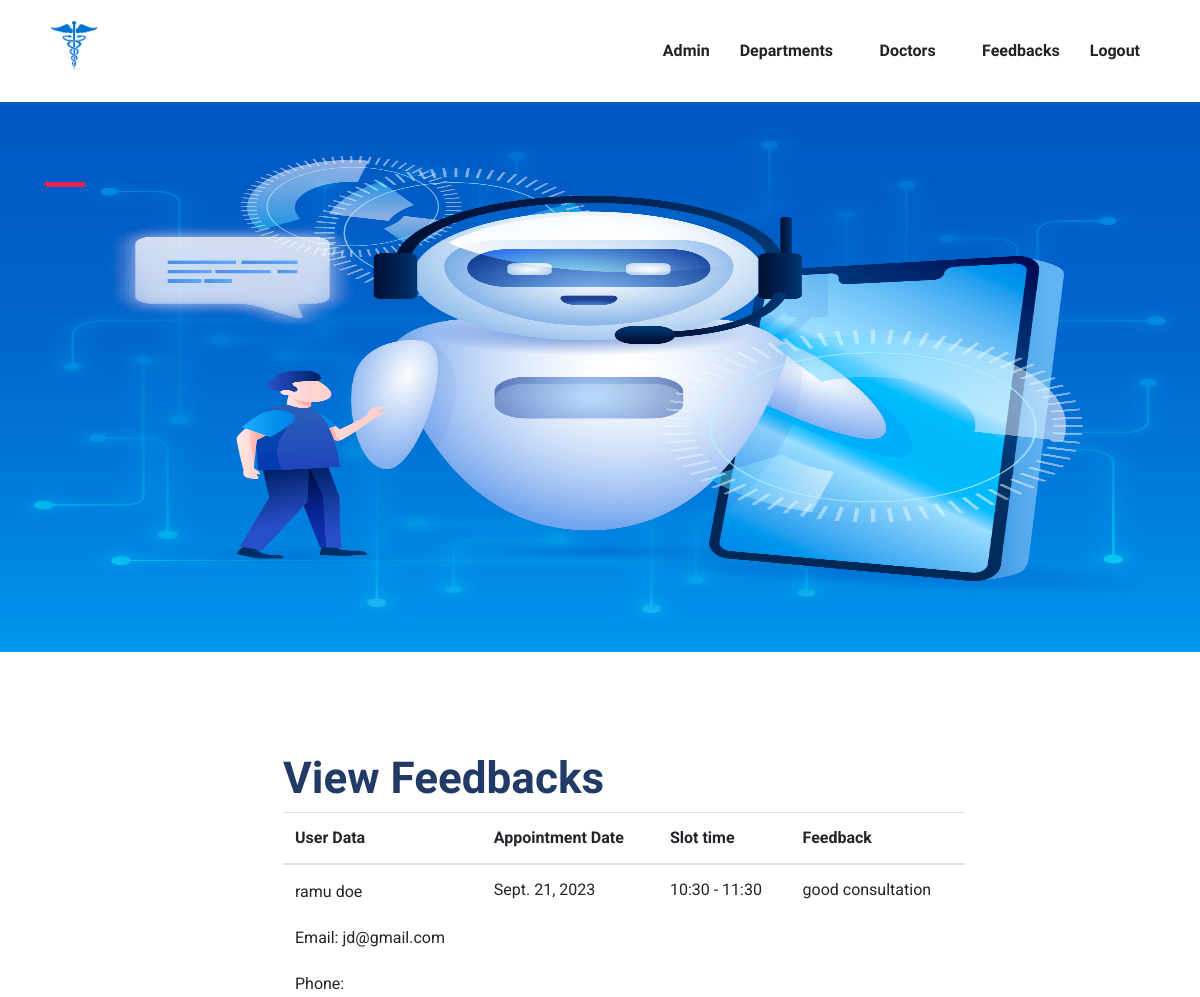
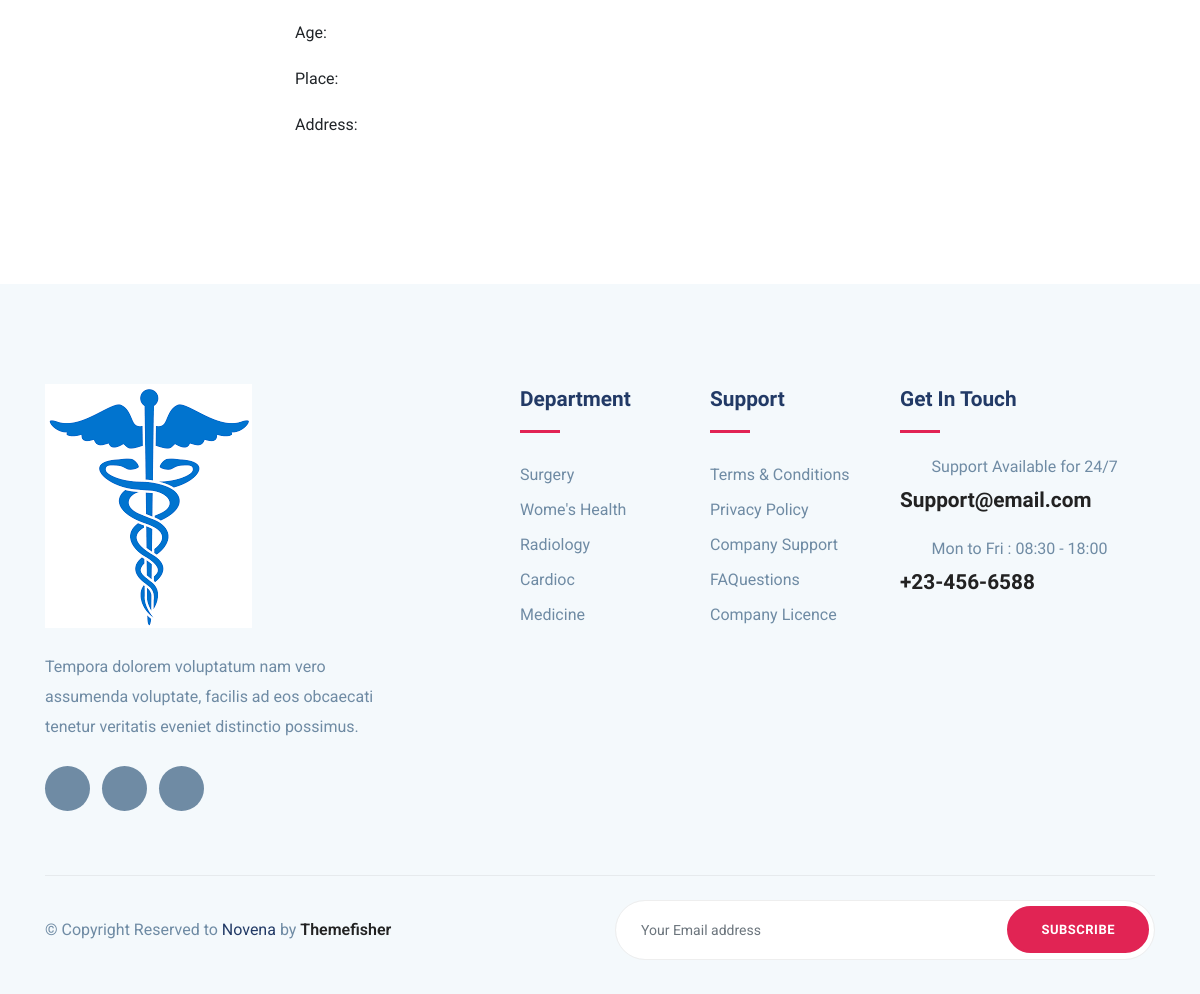
/admin-viewfeedbacks/, run on the app's committed database (2 pictures, top to bottom).
### medical_app/models.py (models this page shows)
class Appointment(models.Model):
    user=models.ForeignKey(UserReg,on_delete=models.CASCADE)
    doctor=models.ForeignKey(DoctorReg,on_delete=models.CASCADE)
    appointment_date=models.DateField()
    slottime=models.CharField(max_length=30,null=True)
    appointment_status=models.CharField(max_length=30,default='Booked')
    booked_date=models.DateField(auto_now=True,null=True)
    feedback_status=models.CharField(max_length=30,default='Empty')

class UserReg(models.Model):
    user_login=models.ForeignKey(Login,on_delete=models.CASCADE)
    firstname=models.CharField(max_length=30)
    lastname=models.CharField(max_length=30)
    email=models.EmailField()
    phone=models.CharField(max_length=30)
    age=models.CharField(max_length=30)
    place=models.CharField(max_length=30)
    address=models.TextField()

class Feedback(models.Model):
    appointment=models.ForeignKey(Appointment,on_delete=models.CASCADE)
    feedback_text=models.TextField()

### medical_app/views.py (the view)
# urls.py: path('admin-viewfeedbacks/',views.admin_viewfeedbacks),
def admin_viewfeedbacks(request):
    appointments=Appointment.objects.filter(appointment_status='Completed',feedback_status='Feedback')
    feedbacks=Feedback.objects.filter(appointment__in=appointments)
    print(feedbacks)
    return render(request,'admin/admin_viewfeedbacks.html',{"appointments":appointments,"feedbacks":feedbacks})

### templates/admin/admin_viewfeedbacks.html
{% extends 'admin/admin_dashboard.html' %}
{% block index %}
<section class="appoinment section">
    <div class="container">
      <div class="row">
        <div class="col-lg-8 mx-auto">
             <div class="appoinment-wrap mt-5 mt-lg-0 pl-lg-5">
              <h2 class="mb-2 title-color">View Feedbacks</h2>
              <table class="table">
                <thead>
                  <tr>
                    <th scope="col">User Data</th>
                    <th scope="col">Appointment Date</th>
                    <th scope="col">Slot time</th>
                    <th scope="col">Feedback</th>
                  </tr>
                </thead>
                <tbody>
                    {% for appointment in appointments %}
                    <tr>
                        <td><p>{{appointment.user.firstname}} {{appointment.user.lastname}}</p>
                            <p>Email: {{appointment.user.email}}</p>
                            <p>Phone: {{appointment.user.phone}}</p>
                            <p>Age: {{appointment.user.age}}</p>
                            <p>Place: {{appointment.user.place}}</p>
                            <p>Address: {{appointment.user.address}}</p></td>
                        <td>{{appointment.appointment_date}}</td>
                        <td>{{appointment.slottime}}</td>
                          {% for feedback in feedbacks %}
                          {% if feedback.appointment == appointment %}
                          <td>{{feedback.feedback_text}}</td>
                          {% endif %}
                          {% endfor %}
                    </tr>
                    {% endfor %}
                </tbody>
              </table>
          </div>
        </div>
      </div>
    </div>
  </section>
{% endblock index %}

### static/css/style.css (style rules this page uses)
html { overflow-x: hidden; }
body { line-height: 1.6; font-family: "Roboto", sans-serif; -webkit-font-smoothing: antialiased; font-size: 16px; color: #6F8BA4; font-weight: 400; }
h1, .h1, h2, .h2, h3, .h3, h4, .h4, h5, .h5, h6, .h6 { font-family: "Exo", sans-serif; font-weight: 700; color: #222; }
h2, .h2 { font-size: 44px; }
p { line-height: 30px; }
.section { padding: 100px 0; }
.title-color { color: #223a66; }

### data on the page
Appointment: user.firstname "ramu", user.lastname "doe", user.email "jd@gmail.com", appointment_date "Sept. 21, 2023", slottime "10:30 - 11:30"
Feedback: feedback_text "good consultation"
